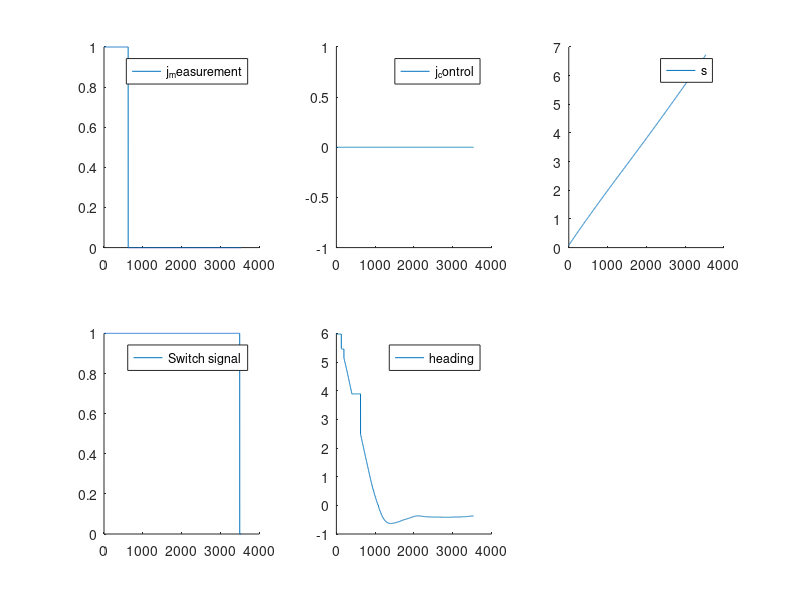
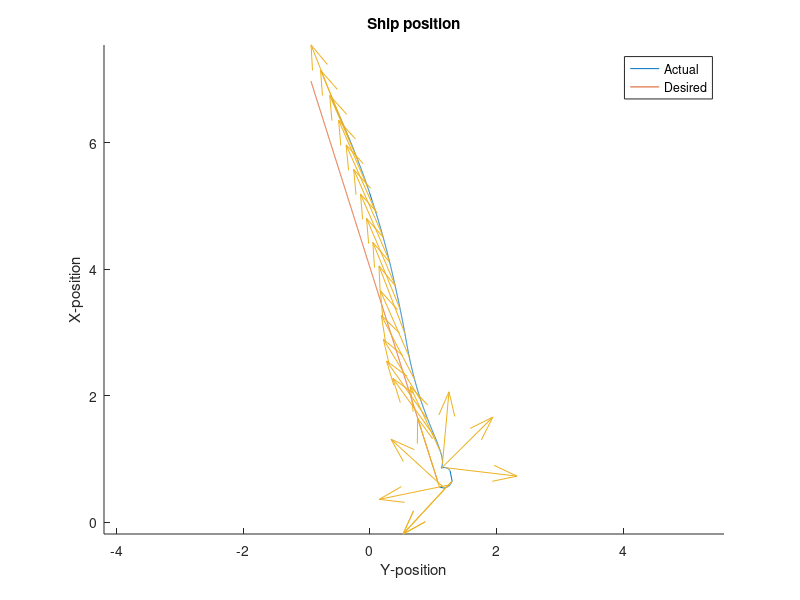

MATLAB code to generate these figures, in order:
% simple = importdata('Simple_allocation_13_08_24.csv');

data = importdata('22_03_measured_vs_desired_path_speed02_kp_20_kd_40_17_18_40.csv');

heading_step = 150;

% xpos_simple = simple.data(:,1);
% 
% ypos_simple = simple.data(:,2);s
% 
% heading_simple = simple.data(:,3);
% 
% tau_surge_simple = simple.data(:,4);
% 
% tau_sway_simple = simple.data(:,5);
% 
% tau_yaw_simple = simple.data(:,6);


% figure;
% plot(ypos, xpos);
% hold on;
% quiver(ypos(1:heading_step:end), xpos(1:heading_step:end), ... 
%     sin(heading(1:heading_step:end)), cos(heading(1:heading_step:end)));
% title('Ship position');
% xlabel('E-position');
% ylabel('N-position');

switch_signal = data.data(:,17);

% mask = switch_signal > 0;



xpos = data.data(:,4);

ypos = data.data(:,5);

heading = data.data(:,6);

xpos_des = data.data(:,1);

ypos_des = data.data(:,2);

heading_des = data.data(:,3);

j_control = data.data(:,19);

j_measurement = data.data(:,18);



s = data.data(:,16);

figure;
subplot(2,3,1);
hold on
plot(j_measurement); 
legend('j_measurement');

subplot(2,3,2)
hold on
plot(j_control);
legend('j_control');

subplot(2,3,3)
hold on
plot(s)
legend('s');

subplot(2,3,4)
hold on 
plot(switch_signal);
legend('Switch signal');

subplot(2,3,5)
hold on
plot(heading);
legend('heading');
figure;
hold on
plot(ypos,xpos);
plot(ypos_des,xpos_des);
quiver(ypos(1:heading_step:end), xpos(1:heading_step:end), ... 
    sin(heading(1:heading_step:end)), cos(heading(1:heading_step:end)));
title('Ship position'); 
legend('Actual','Desired');
axis equal;
xlabel('Y-position');
ylabel('X-position');



%corresponding movements
% figure;
% plot(ypos_full, xpos_full);
% hold on;
% quiver(ypos_full(1:heading_step:end), xpos_full(1:heading_step:end), ... 
%     sin(heading_full(1:heading_step:end)), cos(heading_full(1:heading_step:end)));
% title('Ship position');
% xlabel('E-position');
% ylabel('N-position');
% 
% %Plotting commanded thrusts
% figure;
% subplot(311)
% mtit('Commanded thrust')
% plot(tau_surge_full)
% ylabel('surge[N]')
% subplot(312)
% plot(tau_sway_full)
% ylabel('sway[N]')
% subplot(313)
% plot(tau_yaw_full)
% ylabel('yaw[N]')


